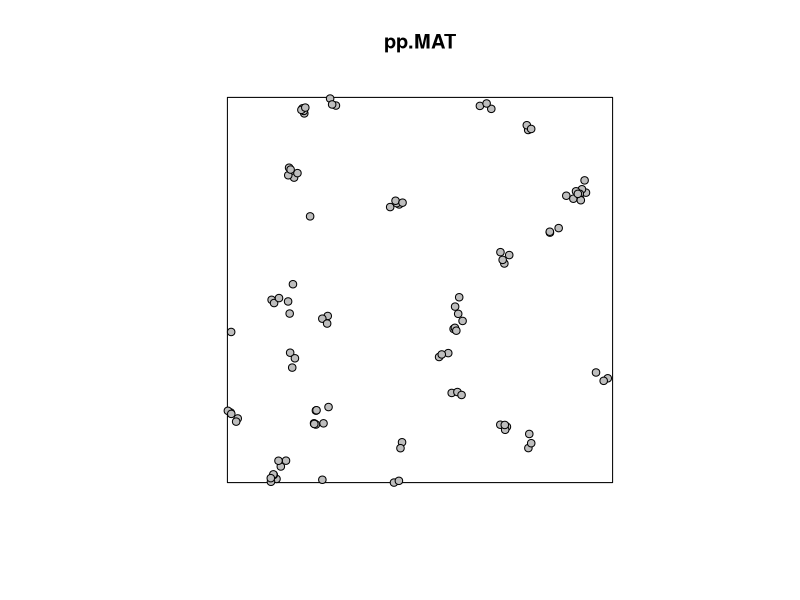
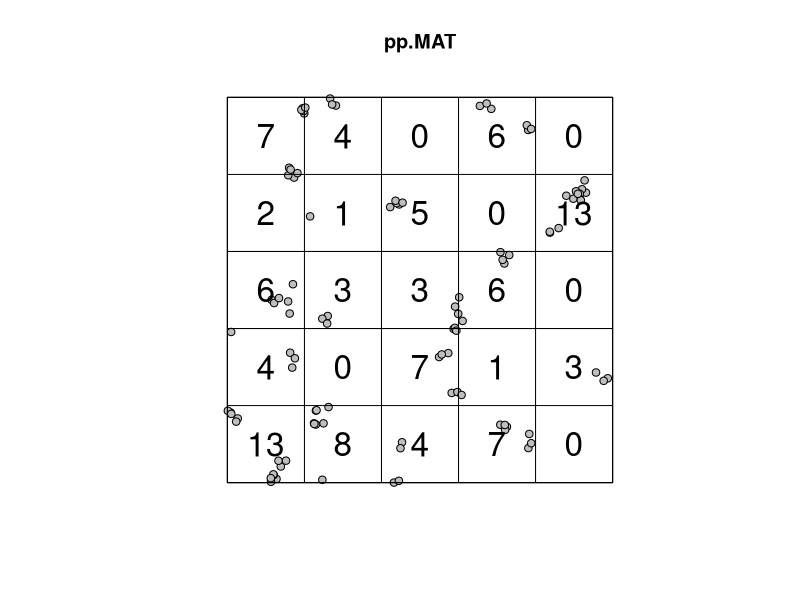
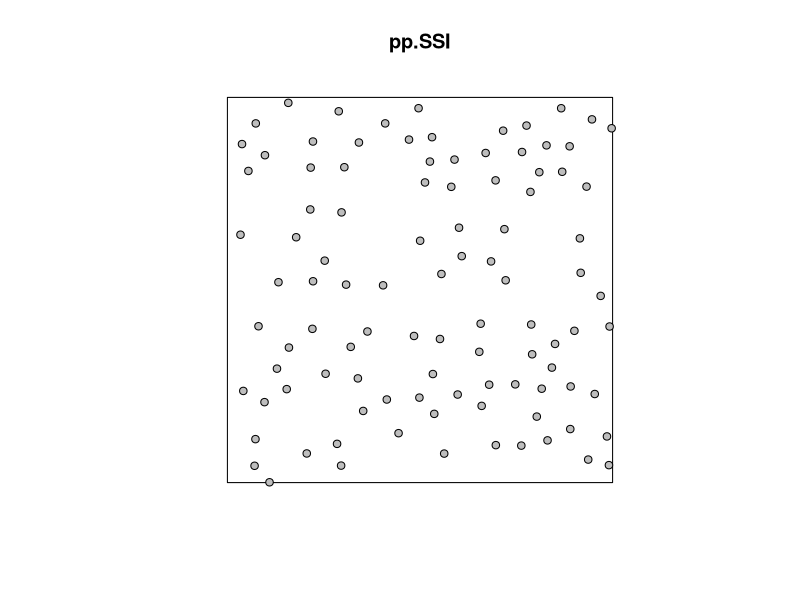
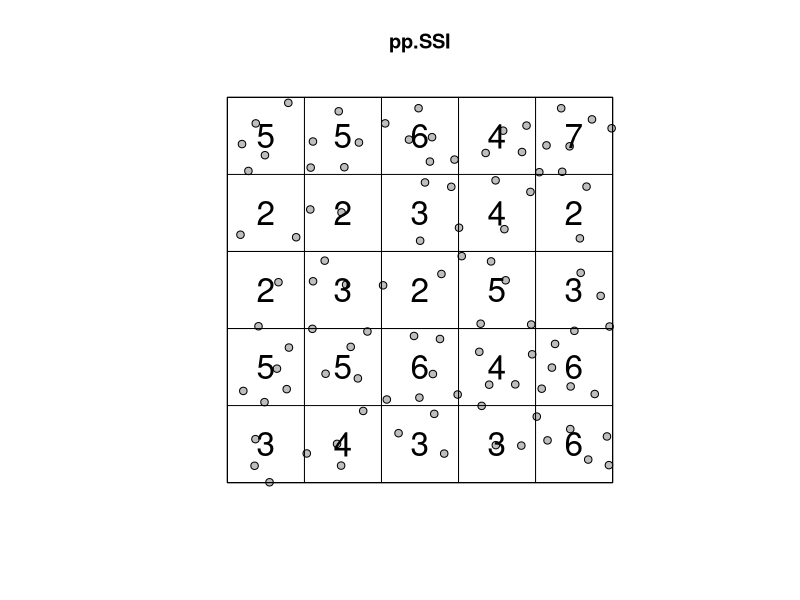
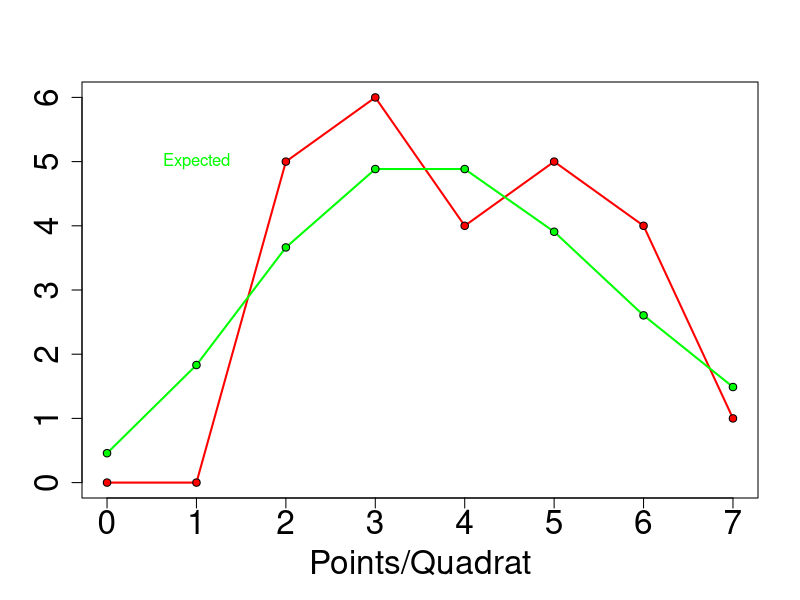
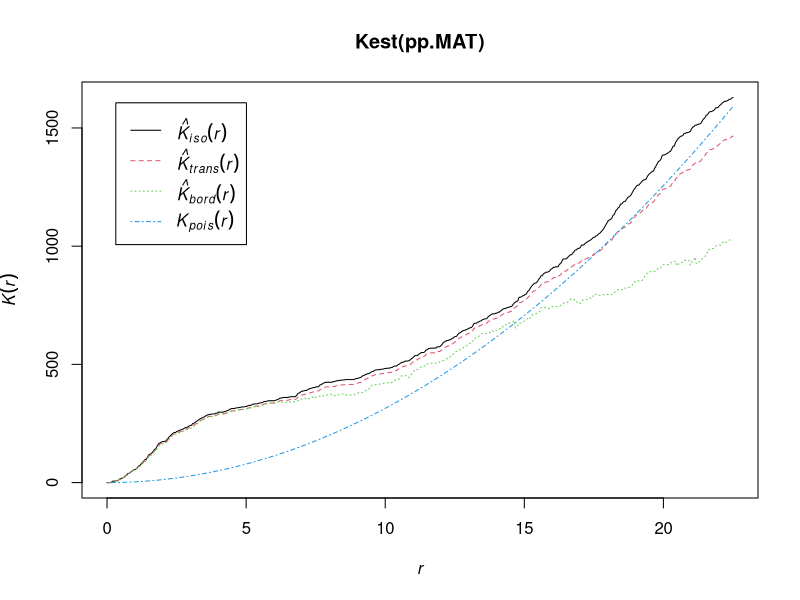
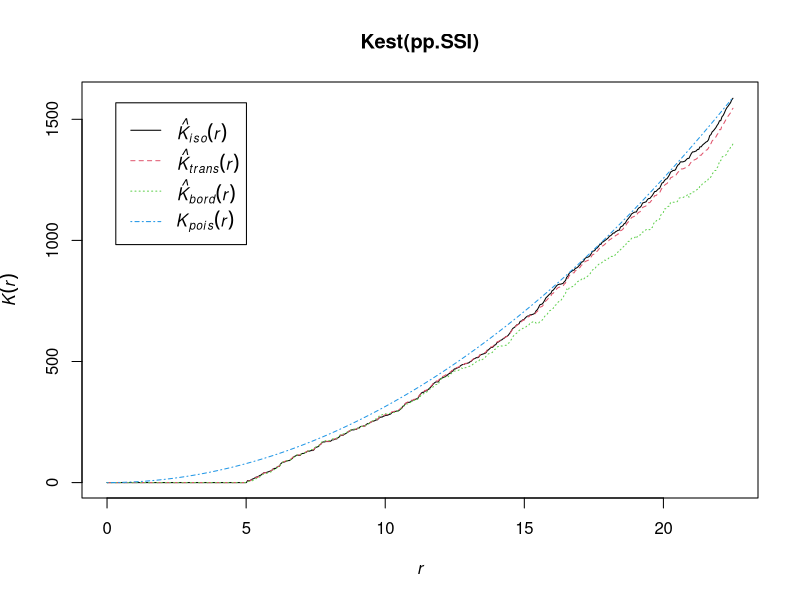
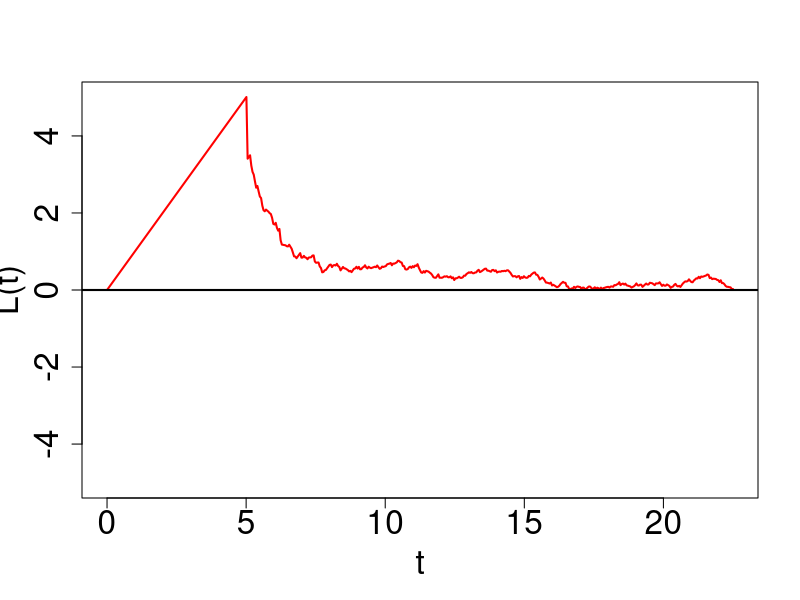

Generate these figures, in order, with R:
## ---- chunk 1
library(spatstat)
library(vcd)
set.seed(56)
## ---- chunk 2
lamb <-100/(90*90)
child <- 3
radius <- 2
pp.MAT<-rMatClust(kappa=(lamb/child),r=radius, mu=child,
                  win=owin(c(0,90),c(0,90)))
plot(pp.MAT,pch=21,bg="grey")
## ---- chunk 3
counts=quadratcount(pp.MAT, nx=5, ny=5)
plot(pp.MAT,pch=21,bg="grey")
plot(counts,add=T,cex=2)
## ---- chunk 4
chisq.test(counts)
## ---- chunk 5
chisq.test(quadratcount(pp.MAT, nx=2, ny=2))
## ---- chunk 6
chisq.test(quadratcount(pp.MAT, nx=15, ny=15))
## ---- chunk 7
pp.SSI<-rSSI(n=100, r=5, win = owin(c(0,90),c(0,90)),giveup=5000)
plot(pp.SSI,pch=21,bg="grey")
## ---- chunk 8
counts.reg=quadratcount(pp.SSI,nx=5,ny=5)
plot(pp.SSI,pch=21,bg="grey")
plot(counts.reg,add=T,cex=2)
## ---- chunk 9
chisq.test(counts.reg)
## ---- chunk 10
SSI.tab=table(quadratcount(pp.SSI,nx=5,ny=5))
SSI.tab
## ---- chunk 11
SSI.gf=goodfit(SSI.tab,type= "poisson",method= "MinChisq", par=list(lambda=(mean(quadratcount(pp.SSI, nx=5, ny=5)))))
SSI.ma=as.matrix(SSI.gf)

summary(SSI.gf)
## ---- chunk 12
plot(SSI.gf$count,SSI.gf$observed,col="red",lwd=2,xlab="Points/Quadrat",cex.lab=2,cex.axis=2,type="l",ylab="")
points(SSI.gf$count,SSI.gf$observed,pch=21,bg="red")
text(1,8,"Observed",col="red")
lines(SSI.gf$count,SSI.gf$fitted,col="green",lwd=2)
points(SSI.gf$count,SSI.gf$fitted,pch=21,bg="green")
text(1,5,"Expected",col="green")
## ---- chunk 13
nearest=nndist(pp.SSI)
nearest.tab=table(nearest)

SSI.gf=goodfit(nearest.tab,type= "poisson",method= "MinChisq", par=list(lambda=(mean(quadratcount(pp.SSI, nx=5, ny=5)))))
summary (SSI.gf)
## ---- chunk 14
nearest.mat=round(nndist(pp.MAT),1)
mat.nearest=table(nearest)

MAT.gf=goodfit(mat.nearest,type= "poisson",method= "MinChisq", par=list(lambda=(mean(quadratcount(pp.SSI, nx=5, ny=5)))))
summary (MAT.gf)
## ---- chunk 15
plot(Kest(pp.MAT))
## ---- chunk 16
plot(Kest(pp.SSI))
## ---- chunk 17
Lest2=function (...) { # the ... pass through definitions
  K=Kest(...) # straight to the Kest function
  nama <- colnames(K)
  K=K[, !(nama %in% c("rip", "ls"))]
  R=K$r
  L=eval.fv(R-sqrt(K/pi))
  L=rebadge.fv(L, substitute(L(r), NULL), "L")
  return(L) }
## ---- chunk 18
SSI.lest=Lest2(pp.SSI)
plot(iso~r,data=Lest2(pp.SSI),type="l",col="red",ylab="L(t)",xlab="t",
     lwd=2,cex.axis=2,cex.lab=2,ylim=c(-5,5))
abline(h=0,lwd=2)
## ---- chunk 19
lhat.env=function(n, s, r, win=owin(xrange=c(0,1), yrange=c(0,1))){
  hold=matrix(0, s, length(r))
  for(i in 1:s){
    hold[i,]=Lest2(runifpoint(n, win=win), r=r)$iso
  }
  mn=apply(hold, 2, mean)
  Up=apply(hold, 2, max)
  Down=apply(hold, 2, min)
  return(data.frame(mn, Up, Down))
}
## ---- chunk 20
SSI.env=lhat.env(100, 100, SSI.lest$r, win=owin(xrange=c(0,90), yrange=c(0,90)))
plot(iso~r,data=Lest2(pp.SSI),type="l",col="red",ylab="L(t)",xlab="t",
     lwd=2,cex.axis=2,cex.lab=2,ylim=c(-5,5))
lines(SSI.lest$r, SSI.env$Up, lty=2,lwd=2)
lines(SSI.lest$r, SSI.env$Down, lty=2,lwd=2)
lines(SSI.lest$r, SSI.env$mn, lty=2,lwd=2)
